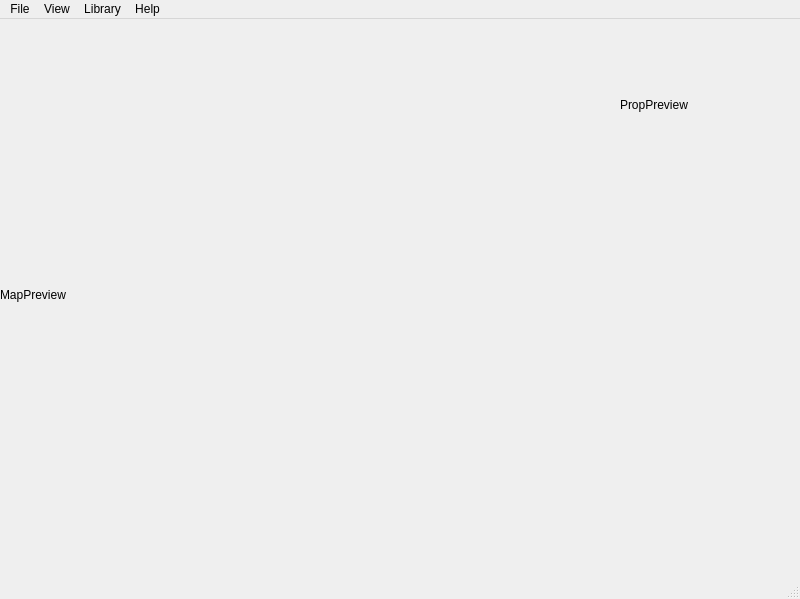
<?xml version="1.0" encoding="UTF-8"?>
<ui version="4.0">
 <class>MainWindow</class>
 <widget class="QMainWindow" name="MainWindow">
  <property name="geometry">
   <rect>
    <x>0</x>
    <y>0</y>
    <width>800</width>
    <height>599</height>
   </rect>
  </property>
  <property name="windowTitle">
   <string>Strelyalka map editor</string>
  </property>
  <widget class="QWidget" name="centralwidget">
   <widget class="QLabel" name="label">
    <property name="geometry">
     <rect>
      <x>620</x>
      <y>0</y>
      <width>171</width>
      <height>171</height>
     </rect>
    </property>
    <property name="text">
     <string>PropPreview</string>
    </property>
   </widget>
   <widget class="QLabel" name="label_2">
    <property name="geometry">
     <rect>
      <x>0</x>
      <y>0</y>
      <width>621</width>
      <height>551</height>
     </rect>
    </property>
    <property name="text">
     <string>MapPreview</string>
    </property>
   </widget>
  </widget>
  <widget class="QMenuBar" name="menubar">
   <property name="geometry">
    <rect>
     <x>0</x>
     <y>0</y>
     <width>800</width>
     <height>22</height>
    </rect>
   </property>
   <widget class="QMenu" name="menuFile">
    <property name="title">
     <string>File</string>
    </property>
    <addaction name="actionLoad_map"/>
    <addaction name="actionSae_map"/>
   </widget>
   <widget class="QMenu" name="menuHelp">
    <property name="title">
     <string>Help</string>
    </property>
    <addaction name="actionAbout"/>
    <addaction name="actionShortcuts"/>
   </widget>
   <widget class="QMenu" name="menuLibrary">
    <property name="title">
     <string>Library</string>
    </property>
    <addaction name="actionClear"/>
    <addaction name="actionClear_and_load"/>
    <addaction name="actionLoad"/>
   </widget>
   <widget class="QMenu" name="menuView">
    <property name="title">
     <string>View</string>
    </property>
    <addaction name="actionStandart"/>
    <addaction name="actionRealistic_shading"/>
    <addaction name="actionCollision"/>
   </widget>
   <addaction name="menuFile"/>
   <addaction name="menuView"/>
   <addaction name="menuLibrary"/>
   <addaction name="menuHelp"/>
  </widget>
  <widget class="QStatusBar" name="statusbar"/>
  <action name="actionLoad_map">
   <property name="text">
    <string>Load map...</string>
   </property>
  </action>
  <action name="actionSae_map">
   <property name="text">
    <string>Save map...</string>
   </property>
  </action>
  <action name="actionClear">
   <property name="text">
    <string>Clear...</string>
   </property>
  </action>
  <action name="actionClear_and_load">
   <property name="text">
    <string>Clear and load...</string>
   </property>
  </action>
  <action name="actionLoad">
   <property name="text">
    <string>Load...</string>
   </property>
  </action>
  <action name="actionAbout">
   <property name="text">
    <string>About</string>
   </property>
  </action>
  <action name="actionShortcuts">
   <property name="text">
    <string>Shortcuts</string>
   </property>
  </action>
  <action name="actionStandart">
   <property name="text">
    <string>Standart</string>
   </property>
  </action>
  <action name="actionRealistic_shading">
   <property name="text">
    <string>Realistic shading</string>
   </property>
  </action>
  <action name="actionCollision">
   <property name="text">
    <string>Collision</string>
   </property>
  </action>
 </widget>
 <resources/>
 <connections/>
</ui>
